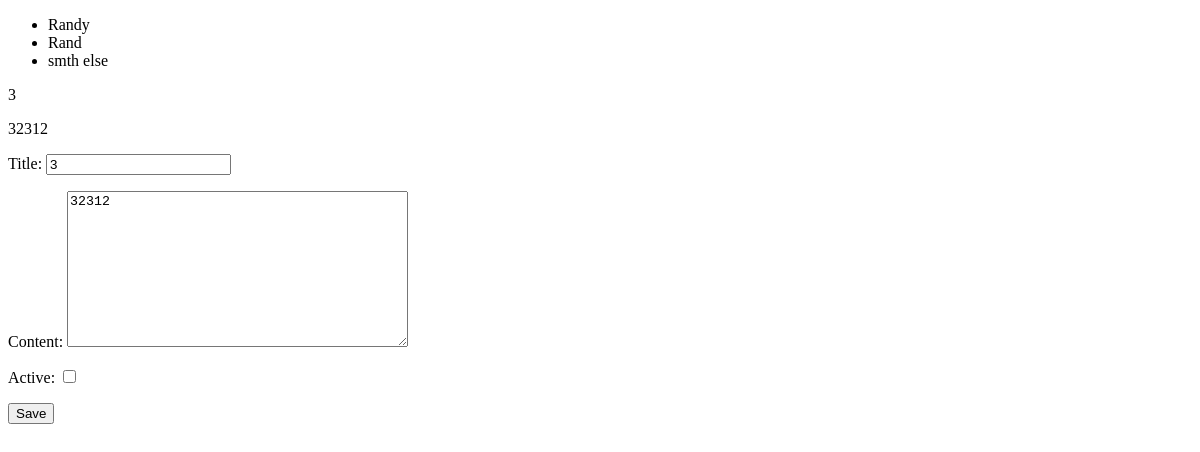
The page /blog/update/4/ on the database as committed earlier.
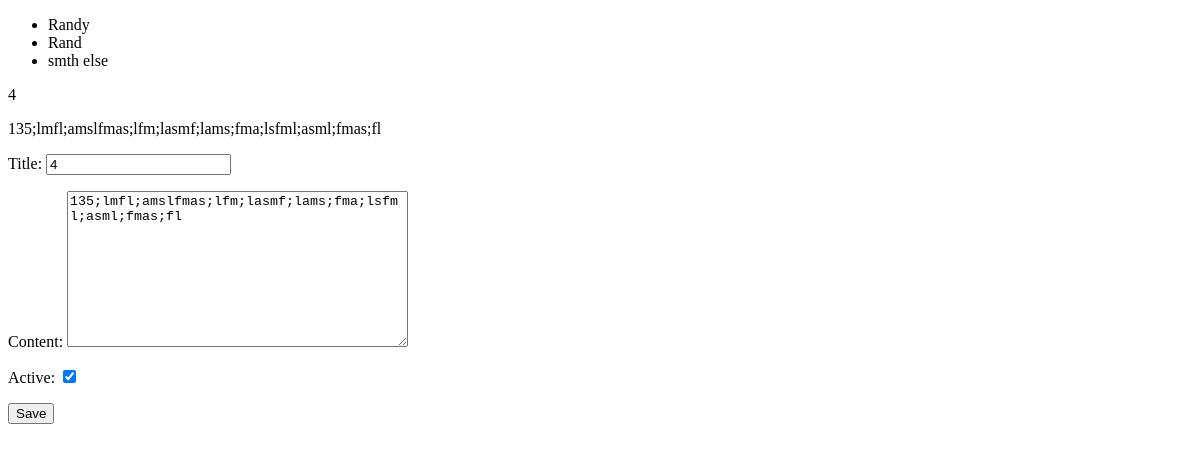
The same page on the database as committed later.
### blog/models.py (models this page shows, shortened)
class Article(models.Model):
    title   = models.CharField(max_length=50)
    content = models.TextField()
    active  = models.BooleanField(default=True)

### blog/views.py (the view, shortened to what this page needs)
# urls.py: path('update/<int:id>/', ArticleUpdateView.as_view(), name="article_update"),
class ArticleUpdateView(UpdateView):
    template_name = "articles/article_update.html"
    form_class = ArticleModelForm
    queryset = Article.objects.all() #blog/Article_list.html
    def get_object(self):
        id_ = self.kwargs.get("id")
        return get_object_or_404(Article, id = id_)

### blog/forms.py
class ArticleModelForm(forms.ModelForm):
    class Meta:
        model = Article
        fields = [
            "title" ,
            "content"  ,
            "active" ,
        ]

### blog/templates/articles/article_update.html
{% extends 'base.html' %}
{% block content %}
<p> {{object.title}} </p>
<p> {{object.content}} </p>
<form action="." method='POST'> {% csrf_token %}
{{form.as_p}}
<input type="submit" value="Save" />
</form>
{% endblock  %}

Rows that differ between the two databases and show on the page:
changed Article: title "3" → "4"; content "32312" → "135;lmfl;amslfmas;lfm;lasmf;lams;fma;lsfml;asml;fmas;fl"; active "☐" → "☑"
